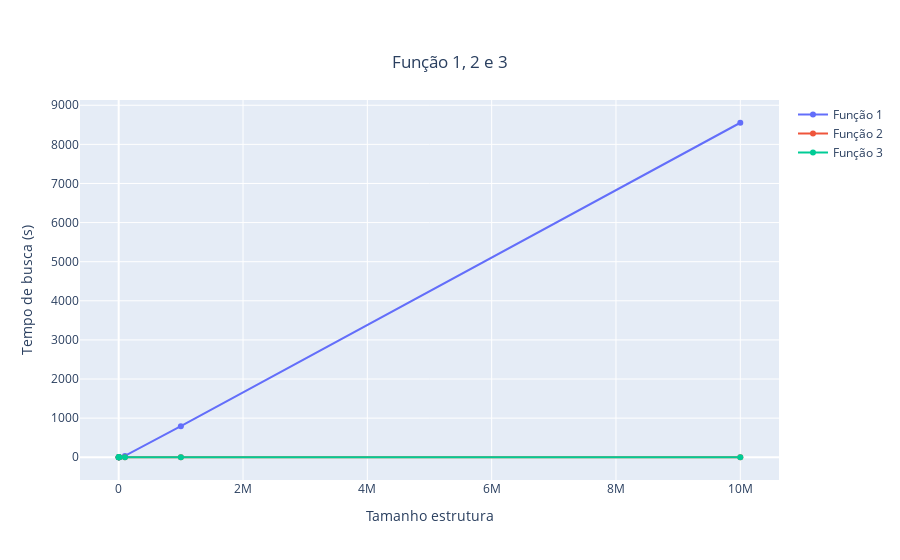
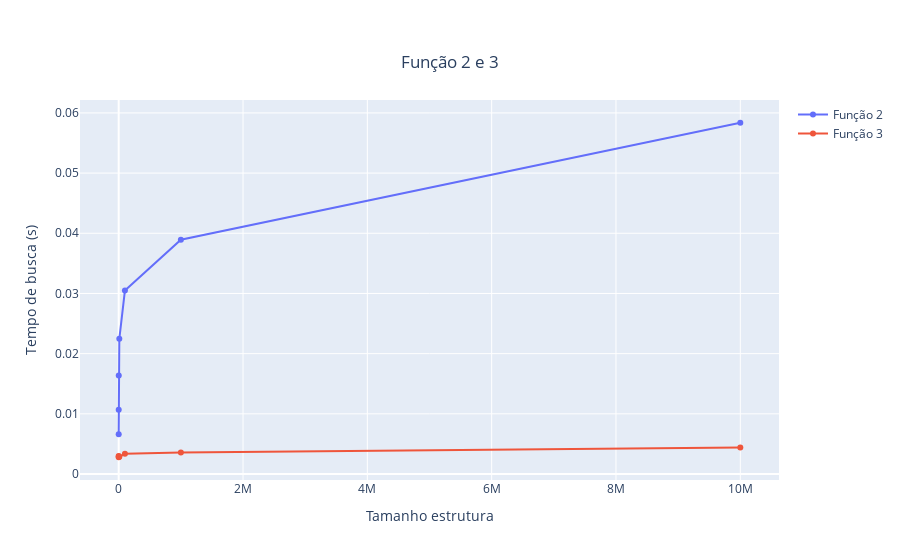
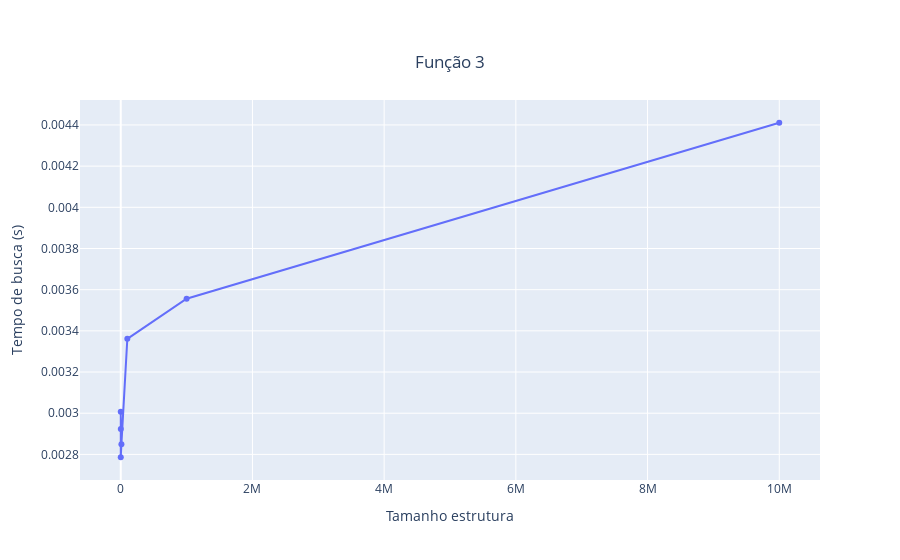

These figures' notebook cell, in order:
### Code cell
import plotly.express as px
import plotly.graph_objects as go
from plotly.subplots import make_subplots
fig = go.Figure()
fig.add_trace(go.Scatter(x=f[f["multiProcess"]==0]["N"], y=f[f["multiProcess"]==0]["Tempo Função 1"], name="Função 1"))
fig.add_trace(go.Scatter(x=f[f["multiProcess"]==0]["N"], y=f[f["multiProcess"]==0]["Tempo Função 2"], name="Função 2"))
fig.add_trace(go.Scatter(x=f[f["multiProcess"]==0]["N"], y=f[f["multiProcess"]==0]["Tempo Função 3"], name="Função 3"))     
fig.update_layout( title={
        'text': "Função 1, 2 e 3",
        'y':0.9,
        'x':0.5,
        'xanchor': 'center',
        'yanchor': 'top'})
fig.update_xaxes(title_text="Tamanho estrutura")
fig.update_yaxes(title_text="Tempo de busca (s)")
fig.show()

fig = go.Figure()

fig.add_trace(go.Scatter(x=f[f["multiProcess"]==0]["N"], y=f[f["multiProcess"]==0]["Tempo Função 2"], name="Função 2"
                    ))
fig.add_trace(go.Scatter(x=f[f["multiProcess"]==0]["N"], y=f[f["multiProcess"]==0]["Tempo Função 3"], name="Função 3"
                ))
fig.update_layout( title={
        'text': "Função 2 e 3",
        'y':0.9,
        'x':0.5,
        'xanchor': 'center',
        'yanchor': 'top'})
fig.update_xaxes(title_text="Tamanho estrutura")
fig.update_yaxes(title_text="Tempo de busca (s)")
fig.show()

fig = go.Figure()

fig.add_trace(go.Scatter(x=f[f["multiProcess"]==0]["N"], y=f[f["multiProcess"]==0]["Tempo Função 3"], name="Função 3"
                ))
fig.update_layout( title={
        'text': "Função 3",
        'y':0.9,
        'x':0.5,
        'xanchor': 'center',
        'yanchor': 'top'})
fig.update_xaxes(title_text="Tamanho estrutura")
fig.update_yaxes(title_text="Tempo de busca (s)")
fig.show()

### Figure 1 — Plotly figure (JSON) as saved in the notebook; plotly's stock layout.template omitted (floating-point values rounded to 4 significant figures)
{"data": [{"name": "Função 1", "type": "scatter", "x": [10, 100, 1000, 10000, 100000, 1000000, 10000000], "y": [0.004176, 0.02106, 0.189, 2.174, 35.09, 793.0, 8553.0]}, {"name": "Função 2", "type": "scatter", "x": [10, 100, 1000, 10000, 100000, 1000000, 10000000], "y": [0.006605, 0.01069, 0.01637, 0.02246, 0.03048, 0.03893, 0.05837]}, {"name": "Função 3", "type": "scatter", "x": [10, 100, 1000, 10000, 100000, 1000000, 10000000], "y": [0.003008, 0.002786, 0.002923, 0.00285, 0.003361, 0.003556, 0.004411]}], "layout": {"title": {"text": "Função 1, 2 e 3", "x": 0.5, "xanchor": "center", "y": 0.9, "yanchor": "top"}, "xaxis": {"title": {"text": "Tamanho estrutura"}}, "yaxis": {"title": {"text": "Tempo de busca (s)"}}}}

### Figure 2 — Plotly figure (JSON) as saved in the notebook; plotly's stock layout.template omitted (floating-point values rounded to 4 significant figures)
{"data": [{"name": "Função 2", "type": "scatter", "x": [10, 100, 1000, 10000, 100000, 1000000, 10000000], "y": [0.006605, 0.01069, 0.01637, 0.02246, 0.03048, 0.03893, 0.05837]}, {"name": "Função 3", "type": "scatter", "x": [10, 100, 1000, 10000, 100000, 1000000, 10000000], "y": [0.003008, 0.002786, 0.002923, 0.00285, 0.003361, 0.003556, 0.004411]}], "layout": {"title": {"text": "Função 2 e 3", "x": 0.5, "xanchor": "center", "y": 0.9, "yanchor": "top"}, "xaxis": {"title": {"text": "Tamanho estrutura"}}, "yaxis": {"title": {"text": "Tempo de busca (s)"}}}}

### Figure 3 — Plotly figure (JSON) as saved in the notebook; plotly's stock layout.template omitted (floating-point values rounded to 4 significant figures)
{"data": [{"name": "Função 3", "type": "scatter", "x": [10, 100, 1000, 10000, 100000, 1000000, 10000000], "y": [0.003008, 0.002786, 0.002923, 0.00285, 0.003361, 0.003556, 0.004411]}], "layout": {"title": {"text": "Função 3", "x": 0.5, "xanchor": "center", "y": 0.9, "yanchor": "top"}, "xaxis": {"title": {"text": "Tamanho estrutura"}}, "yaxis": {"title": {"text": "Tempo de busca (s)"}}}}
